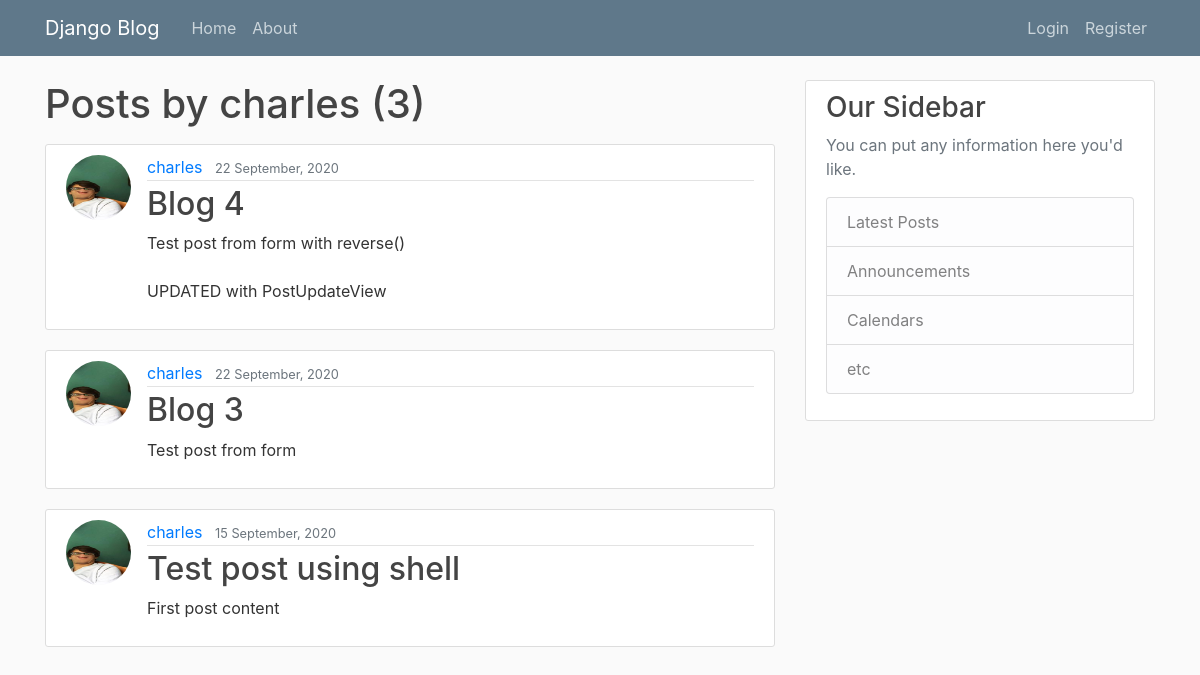
The page /user/charles on the database its author committed.
### blog/models.py (models this page shows, shortened)
class Post(models.Model):
	title = models.CharField(max_length=100)
	content = models.TextField()
	date_posted = models.DateTimeField(default=timezone.now)
	author = models.ForeignKey(User, on_delete=models.CASCADE)

### users/models.py (models this page shows, shortened)
class Profile(models.Model):
	user = models.OneToOneField(User, on_delete = models.CASCADE)
	image = models.ImageField(default = 'default.jpg', upload_to = 'profile_pics')

### blog/views.py (the view)
# urls.py: path('user/<str:username>', UserPostListView.as_view(), name='user-posts'),
class UserPostListView(ListView):
	model = Post
	template_name = 'blog/user_posts.html' # <app>/<model>_<viewtype>.html
	context_object_name = 'posts'
	paginate_by = 5
	def get_queryset(self):
		user = get_object_or_404(User, username=self.kwargs.get('username'))
		return Post.objects.filter(author=user).order_by('-date_posted')

### blog/templates/blog/user_posts.html (shortened to what this page needs)
{% extends "blog/base.html" %}
{% block content %}
  <h1 class = 'mb-3'>Posts by {{ view.kwargs.username }} ({{ page_obj.paginator.count }})</h1>
	{% for post in posts %}
		<article class="media content-section">
		  <img class = "rounded-circle article-img " src = "{{ post.author.profile.image.url }}">
		  <div class="media-body">
		    <div class="article-metadata">
		      <a class="mr-2" href="{% url 'user-posts' post.author.username %}">{{ post.author }}</a>
		      <small class="text-muted">{{ post.date_posted|date:'d F, Y' }}</small>
		    </div>
		    <h2><a class="article-title" href="{% url 'post-detail' post.id %}">{{ post.title }}</a></h2>
		    <p class="article-content">{{ post.content }}</p>
		  </div>
		</article>
	{% endfor %}
{% endblock content %}

### blog/static/blog/main.css (style rules this page uses)
body { background: #fafafa; color: #333333; margin-top: 5rem; }
h1, h2, h3, h4, h5, h6 { color: #444444; }
.content-section { background: #ffffff; padding: 10px 20px; border: 1px solid #dddddd; border-radius: 3px; margin-bottom: 20px; }
.article-title { color: #444444; }
.article-content { white-space: pre-line; }
.article-img { height: 65px; width: 65px; margin-right: 16px; }
.article-metadata { padding-bottom: 1px; margin-bottom: 4px; border-bottom: 1px solid #e3e3e3 }

### rows shown on the page
Post: author.profile.image (picture), author "charles", date_posted "22 September, 2020", title "Blog 4", content "Test post from form with reverse() UPDATED with PostUpdateView"
Post: author.profile.image (picture), author "charles", date_posted "22 September, 2020", title "Blog 3", content "Test post from form"
Post: author.profile.image (picture), author "charles", date_posted "15 September, 2020", title "Test post using shell", content "First post content"

### other values the page prints
{{ view.kwargs.username }} "charles"
{{ page_obj.paginator.count }} "3"
